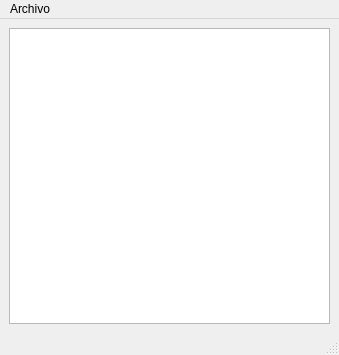
<?xml version="1.0" encoding="UTF-8"?>
<ui version="4.0">
 <class>MainWindow</class>
 <widget class="QMainWindow" name="MainWindow">
  <property name="geometry">
   <rect>
    <x>0</x>
    <y>0</y>
    <width>339</width>
    <height>355</height>
   </rect>
  </property>
  <property name="windowTitle">
   <string>MainWindow</string>
  </property>
  <widget class="QWidget" name="centralwidget">
   <layout class="QVBoxLayout" name="verticalLayout">
    <item>
     <widget class="QTableView" name="tableView"/>
    </item>
   </layout>
  </widget>
  <widget class="QMenuBar" name="menubar">
   <property name="geometry">
    <rect>
     <x>0</x>
     <y>0</y>
     <width>339</width>
     <height>21</height>
    </rect>
   </property>
   <widget class="QMenu" name="menuArchivo">
    <property name="title">
     <string>Archivo</string>
    </property>
    <addaction name="actionNuevo"/>
    <addaction name="actionAbrir"/>
    <addaction name="actionGuardar"/>
    <addaction name="separator"/>
    <addaction name="actionSalir"/>
   </widget>
   <addaction name="menuArchivo"/>
  </widget>
  <widget class="QStatusBar" name="statusbar"/>
  <action name="actionNuevo">
   <property name="text">
    <string>Nuevo</string>
   </property>
  </action>
  <action name="actionAbrir">
   <property name="text">
    <string>Abrir</string>
   </property>
  </action>
  <action name="actionGuardar">
   <property name="text">
    <string>Guardar</string>
   </property>
  </action>
  <action name="actionSalir">
   <property name="text">
    <string>Salir</string>
   </property>
  </action>
 </widget>
 <resources/>
 <connections/>
</ui>
